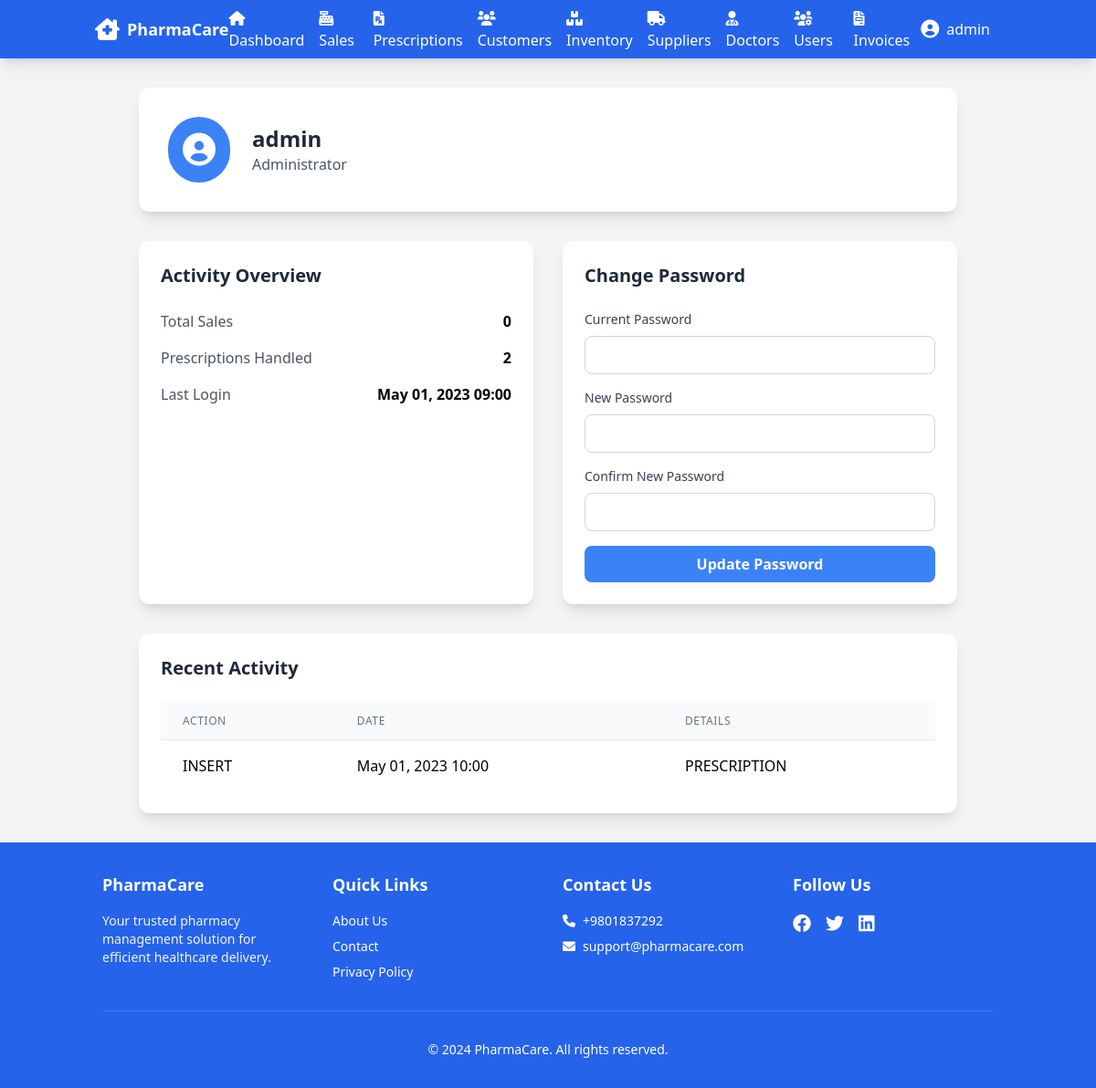
Page /profile.php (signed in) on the earlier database version.
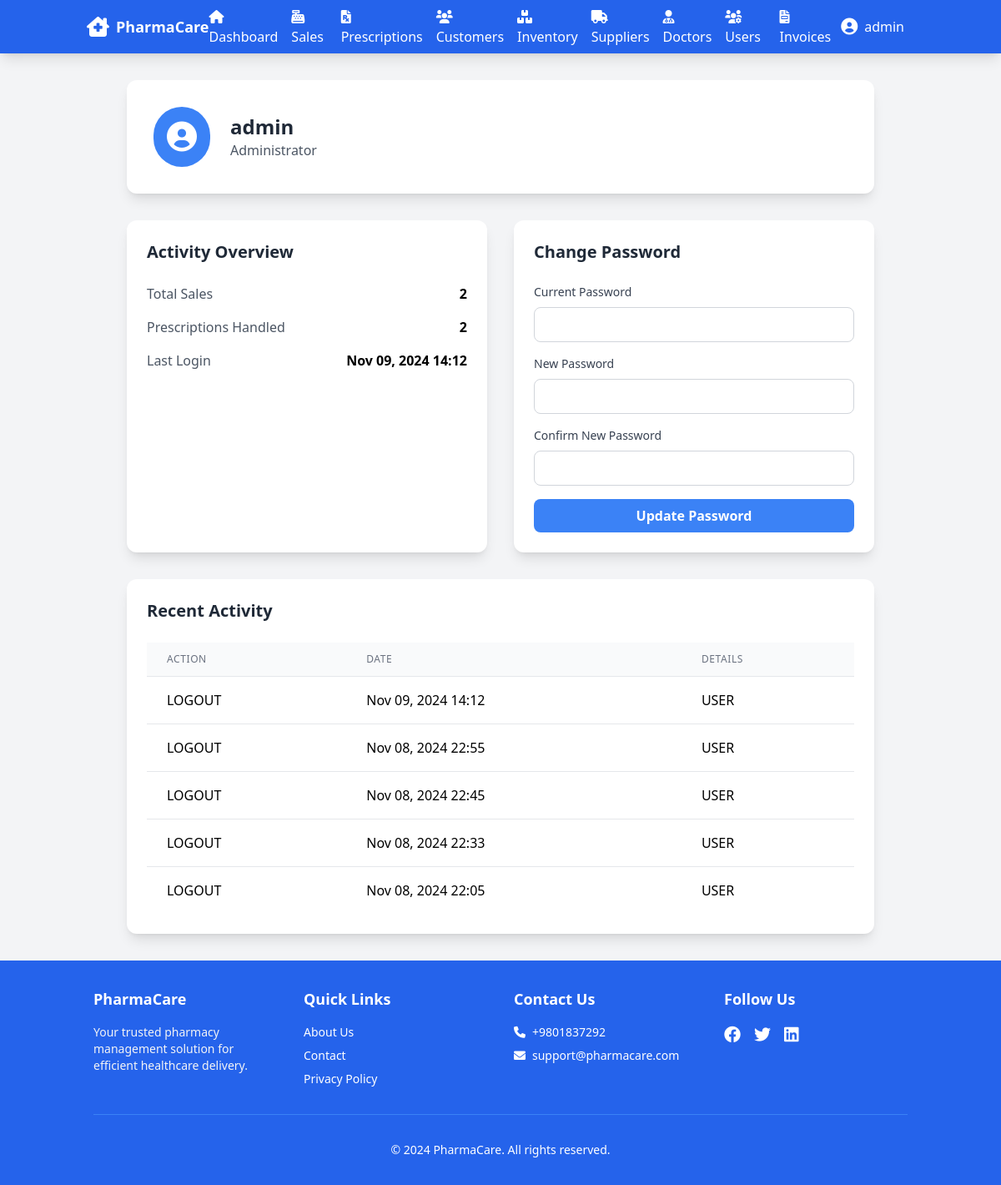
Same page on the later database version.
### tables this page shows
CREATE TABLE `audit_log` (
  `log_id` int(11) NOT NULL,
  `user_id` int(11) DEFAULT NULL,
  `timestamp` datetime DEFAULT NULL,
  `action` varchar(100) DEFAULT NULL,
  `table_affected` varchar(50) DEFAULT NULL,
  `record_id` int(11) DEFAULT NULL
);

### profile.php (the view, shortened to what the changed rows need)
<?php
require_once 'includes/db_connect.php';
include_once 'includes/header.php';
$stmt = $pdo->prepare("
    SELECT u.*,
           COUNT(DISTINCT cs.sale_id) as total_sales,
           COUNT(DISTINCT p.prescription_id) as total_prescriptions,
           MAX(u.last_login) as last_login_date
    FROM USER u
    LEFT JOIN COUNTER_SALE cs ON u.user_id = cs.user_id
    LEFT JOIN PRESCRIPTION p ON u.user_id = p.user_id
    WHERE u.user_id = ?
    GROUP BY u.user_id
");
$stmt->execute([$_SESSION['user_id']]);
$user = $stmt->fetch();
?>
<div class="container mx-auto px-6 py-8">
    <div class="max-w-4xl mx-auto">
        <div class="bg-white rounded-xl shadow-lg p-8 mb-8">
            <div class="flex items-center space-x-6">
                <div>
                    <h1 class="text-2xl font-bold text-gray-800"><?php echo htmlspecialchars($user['username']); ?></h1>
                </div>
            </div>
        </div>
        <div class="grid grid-cols-1 md:grid-cols-2 gap-8">
            <div class="bg-white rounded-xl shadow-lg p-6">
                <h2 class="text-xl font-semibold text-gray-800 mb-6">Activity Overview</h2>
                <div class="space-y-4">
                    <div class="flex justify-between items-center">
                        <span class="text-gray-600">Total Sales</span>
                        <span class="font-semibold"><?php echo number_format($user['total_sales']); ?></span>
                    </div>
                    <div class="flex justify-between items-center">
                        <span class="text-gray-600">Last Login</span>
                        <span class="font-semibold">
                            <?php echo date('M d, Y H:i', strtotime($user['last_login_date'])); ?>
                        </span>
                    </div>
                </div>
            </div>
            <div class="bg-white rounded-xl shadow-lg p-6">
                <h2 class="text-xl font-semibold text-gray-800 mb-6">Change Password</h2>
            </div>
            <div class="bg-white rounded-xl shadow-lg p-6 md:col-span-2">
                <h2 class="text-xl font-semibold text-gray-800 mb-6">Recent Activity</h2>
                <div class="overflow-x-auto">
                    <table class="min-w-full divide-y divide-gray-200">
                        <thead class="bg-gray-50">
                            <tr>
                                <th class="px-6 py-3 text-left text-xs font-medium text-gray-500 uppercase tracking-wider">
                                    Action
                                </th>
                                <th class="px-6 py-3 text-left text-xs font-medium text-gray-500 uppercase tracking-wider">
                                    Date
                                </th>
                                <th class="px-6 py-3 text-left text-xs font-medium text-gray-500 uppercase tracking-wider">
                                    Details
                                </th>
                            </tr>
                        </thead>
                        <tbody class="bg-white divide-y divide-gray-200">
                            <?php
                            $activity_stmt = $pdo->prepare("
                                SELECT * FROM AUDIT_LOG
                                WHERE user_id = ?
                                ORDER BY timestamp DESC
                                LIMIT 5
                            ");
                            $activity_stmt->execute([$_SESSION['user_id']]);
                            while ($activity = $activity_stmt->fetch()):
                            ?>
                            <tr>
                                <td class="px-6 py-4 whitespace-nowrap">
                                    <?php echo htmlspecialchars($activity['action']); ?>
                                </td>
                                <td class="px-6 py-4 whitespace-nowrap">
                                    <?php echo date('M d, Y H:i', strtotime($activity['timestamp'])); ?>
                                </td>
                                <td class="px-6 py-4 whitespace-nowrap">
                                    <?php echo htmlspecialchars($activity['table_affected']); ?>
                                </td>
                            </tr>
                            <?php endwhile; ?>
                        </tbody>
                    </table>
                </div>
            </div>
        </div>
    </div>
</div>
<?php include_once 'includes/footer.php'; ?>

Differences in the rows shown:
no longer on this page (row unchanged): audit_log: action "INSERT", timestamp "May 01, 2023 10:00", table_affected "PRESCRIPTION"
added audit_log: action "LOGOUT", timestamp "Nov 09, 2024 14:12", table_affected "USER"
added audit_log: action "LOGOUT", timestamp "Nov 08, 2024 22:55", table_affected "USER"
added audit_log: action "LOGOUT", timestamp "Nov 08, 2024 22:45", table_affected "USER"
added audit_log: action "LOGOUT", timestamp "Nov 08, 2024 22:33", table_affected "USER"
added audit_log: action "LOGOUT", timestamp "Nov 08, 2024 22:05", table_affected "USER"
Other differences:
$user['total_sales']: "0" → "2"
date('M d, Y H:i', strtotime($user['last_login_date'])): "May 01, 2023 09:00" → "Nov 09, 2024 14:12"
